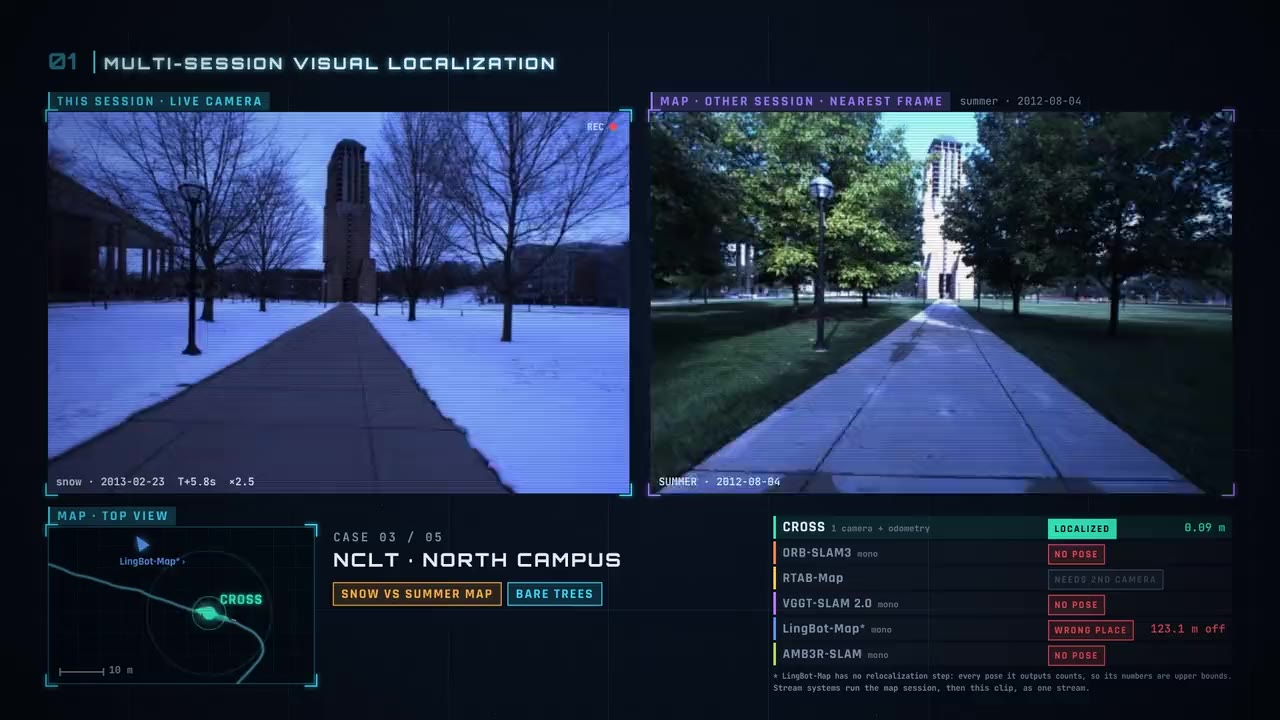
#> input picture tools/og/still-home.jpg, 1280 x 720 px
$ python halftone.py og/still-home.jpg out.png
#> lines starting #> are read from the running program, lines starting #| are printed output that depends on the picture
#> in main, img is the input picture: PIL image 1280x720 RGB; mean R, G, B 34.2, 46.4, 71.1
#!/usr/bin/env python3
"""Halftone an image into black dots on a transparent background (for the coloured mosaic tiles of the hub).

The dots sit on a grid rotated by --angle; each dot's area follows the darkness of the image under it (amplitude
modulation), so a page can lay the PNG over any coloured ground.

    python3 tools/halftone.py in.jpg out.png [--crop x0 y0 x1 y1] [--width 960] [--cell 9] [--angle 45]
                                             [--gamma 1.0] [--invert]

--crop takes fractions of the image (0-1). --invert makes light parts dark (for dark source frames).
"""
import argparse
import math

import numpy as np
from PIL import Image, ImageDraw, ImageFilter, ImageOps


def halftone(img, width, cell, angle, gamma, invert):
#> called with width = 960, cell = 9, angle = 45, gamma = 1, invert = False
    g = ImageOps.grayscale(img)
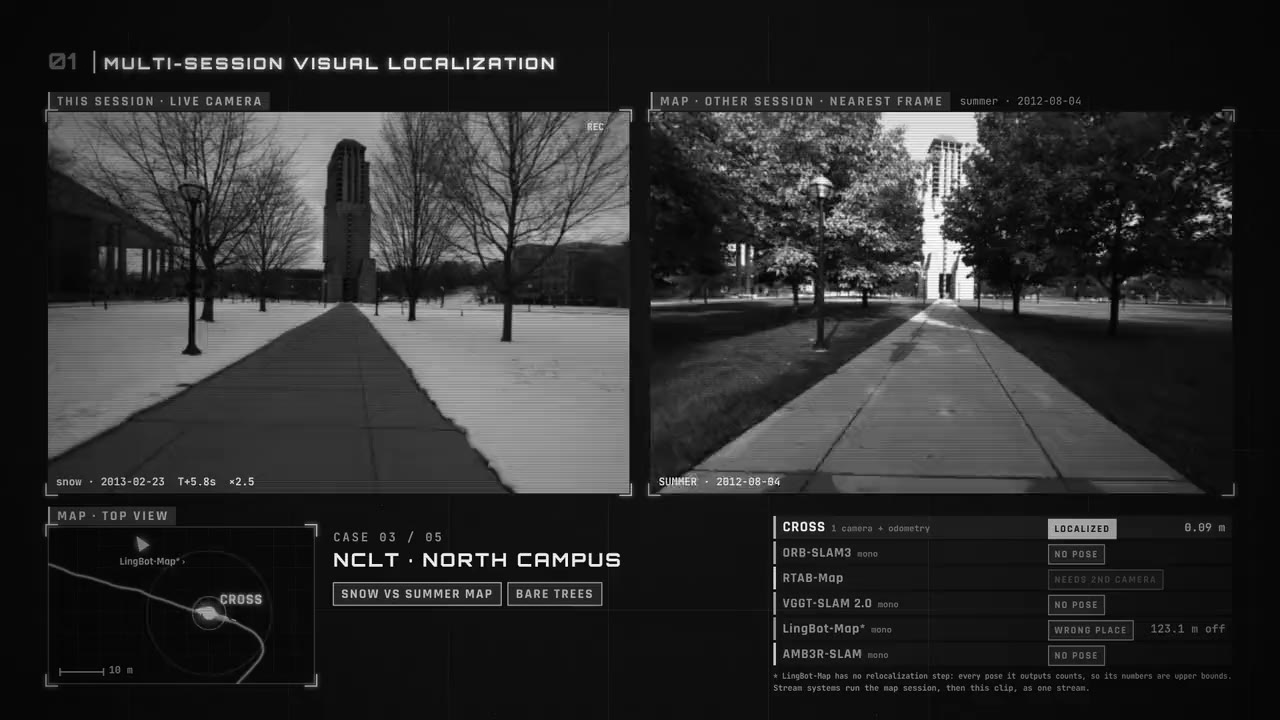
#> g: PIL image 1280x720 L; min 1, max 255, mean 45.5
    g = g.resize((width, round(g.height * width / g.width)), Image.LANCZOS)
#> g: PIL image 960x540 L
    if invert:
        g = ImageOps.invert(g)
    g = ImageOps.autocontrast(g, cutoff=1)
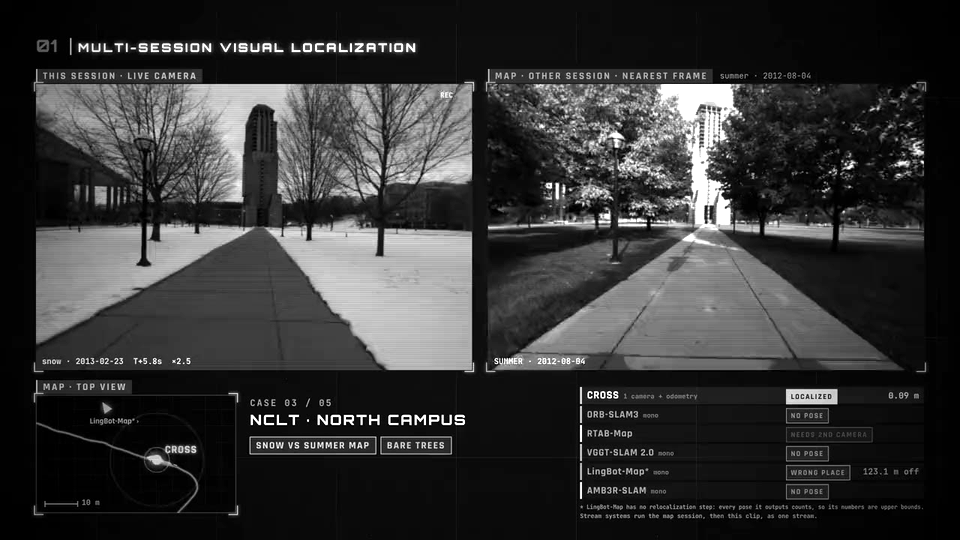
#> g: PIL image 960x540 L; min 0, max 255, mean 52.8
    a = np.asarray(g.filter(ImageFilter.GaussianBlur(cell / 3)), dtype=np.float32) / 255.0
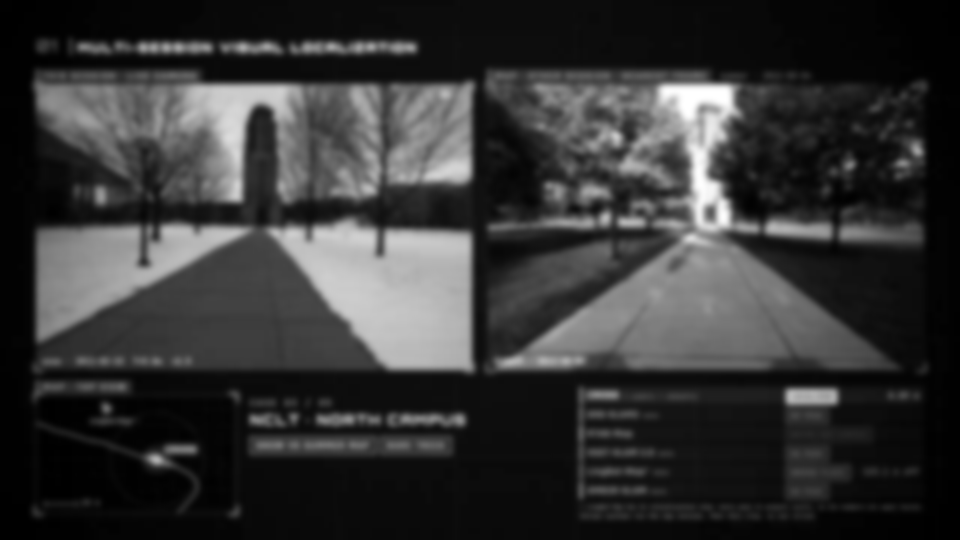
#> a: shape (540, 960) float32; min 0, max 1, mean 0.207
    h, w = a.shape
#> h = 540; w = 960
    scale = 4  # draw large, then downsample for smooth dots
    out = Image.new("L", (w * scale, h * scale), 0)
#> out: PIL image 3840x2160 L; every value is 0
    d = ImageDraw.Draw(out)
    th = math.radians(angle)
    c, s = math.cos(th), math.sin(th)
    r = int(math.hypot(w, h) / cell) + 2
#> r = 124
    for i in range(-r, r + 1):
        for j in range(-r, r + 1):
            # lattice point (i, j) rotated about the image centre
            x = w / 2 + (i * c - j * s) * cell
            y = h / 2 + (i * s + j * c) * cell
            if not (0 <= x < w and 0 <= y < h):
                continue
            dark = (1.0 - a[int(y), int(x)]) ** gamma
            rad = cell * 0.5 * math.sqrt(dark) * 1.12  # dots touch at full darkness
            if rad < 0.35:
                continue
            d.ellipse([(x - rad) * scale, (y - rad) * scale, (x + rad) * scale, (y + rad) * scale], fill=255)
    alpha = out.resize((w, h), Image.LANCZOS)
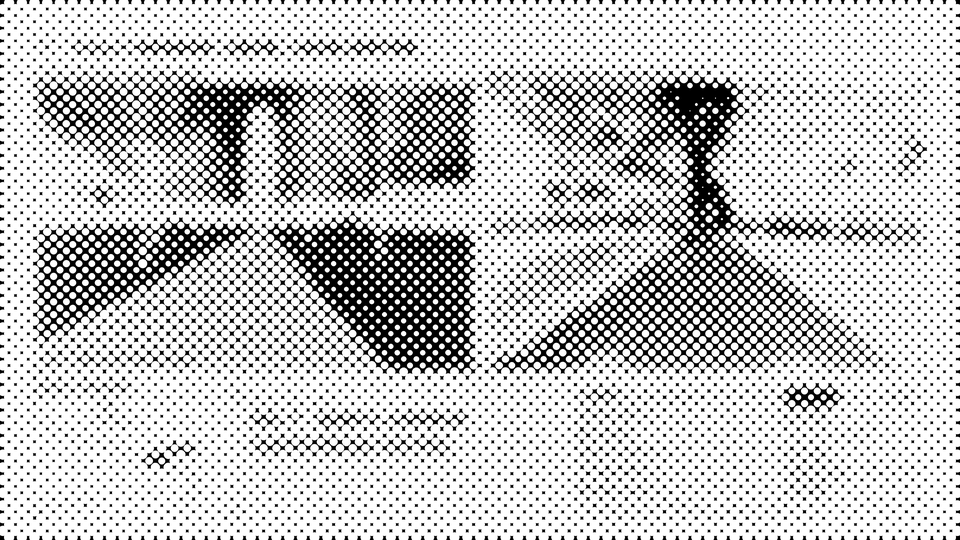
#> alpha: PIL image 960x540 L; min 0, max 255, mean 197.1
    rgba = Image.new("RGBA", (w, h), (17, 17, 16, 0))
    rgba.putalpha(alpha)
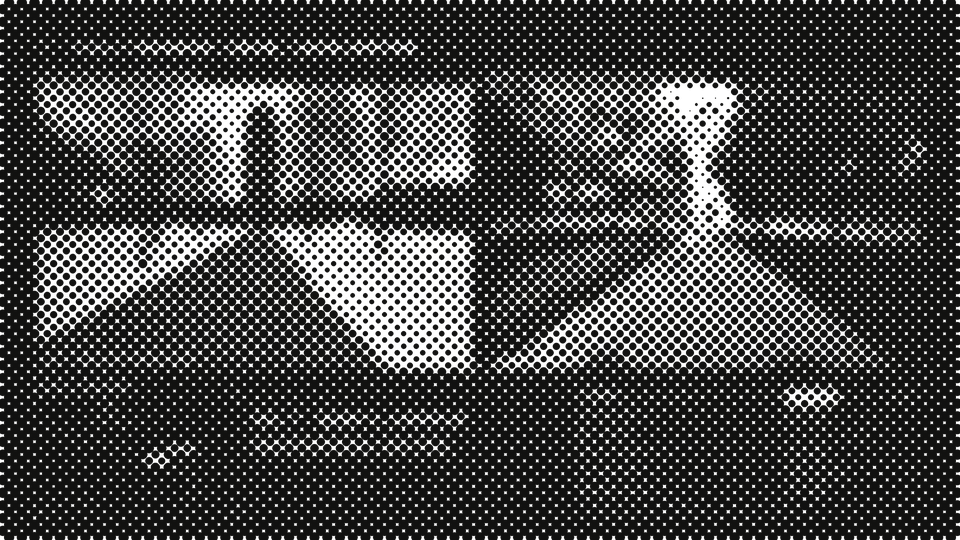
#> rgba: PIL image 960x540 RGBA; mean R, G, B, A 17, 17, 16, 197.1; transparent parts drawn white
    return rgba


def main():
    ap = argparse.ArgumentParser(description=__doc__, formatter_class=argparse.RawDescriptionHelpFormatter)
    ap.add_argument("src")
    ap.add_argument("out")
    ap.add_argument("--crop", type=float, nargs=4, metavar=("X0", "Y0", "X1", "Y1"))
    ap.add_argument("--width", type=int, default=960)
    ap.add_argument("--cell", type=float, default=9)
    ap.add_argument("--angle", type=float, default=45)
    ap.add_argument("--gamma", type=float, default=1.0)
    ap.add_argument("--invert", action="store_true")
    a = ap.parse_args()
    img = Image.open(a.src).convert("RGB")
    if a.crop:
        x0, y0, x1, y1 = a.crop
        img = img.crop((round(x0 * img.width), round(y0 * img.height), round(x1 * img.width), round(y1 * img.height)))
    save(halftone(img, a.width, a.cell, a.angle, a.gamma, a.invert), a.out)


def save(rgba, out):
    """A PNG with one ink colour and 16 alpha levels in a palette: about a quarter of the size of RGBA, and the same on
    screen (at most 8/255 off at the dots' anti-aliased edges)."""
#> called with out = 'out.png'
    level = rgba.getchannel("A").point(lambda v: round(v / 255 * 15))
    pal = Image.new("P", rgba.size)
#> pal: PIL image 960x540 P; every value is 0
    pal.putdata(list(level.getdata()))
    pal.putpalette(list(rgba.getpixel((0, 0))[:3]) * 16)
    pal.save(out, optimize=True, transparency=bytes(round(i * 255 / 15) for i in range(16)))


if __name__ == "__main__":
    main()
